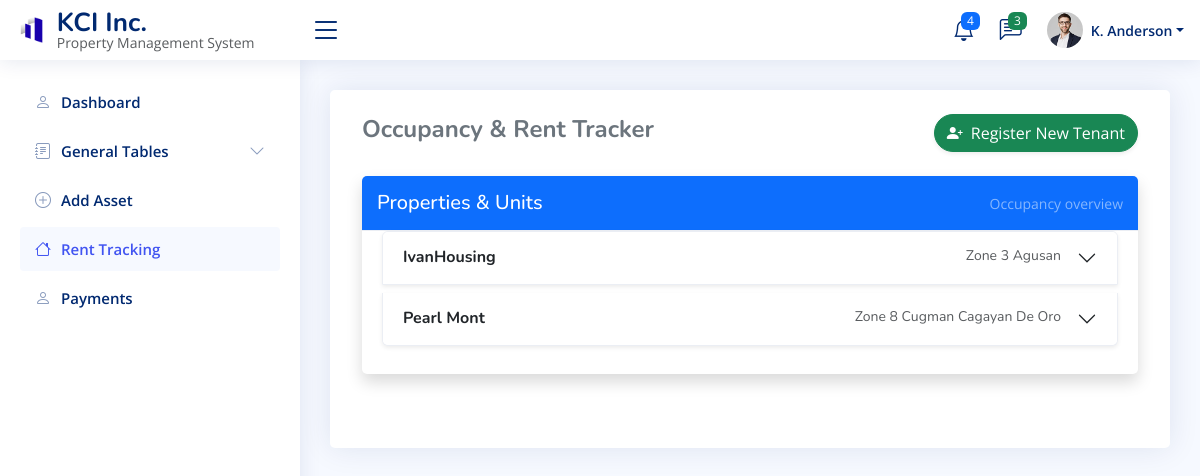
Before: /index.php?page=rent_tracking with the older database file.
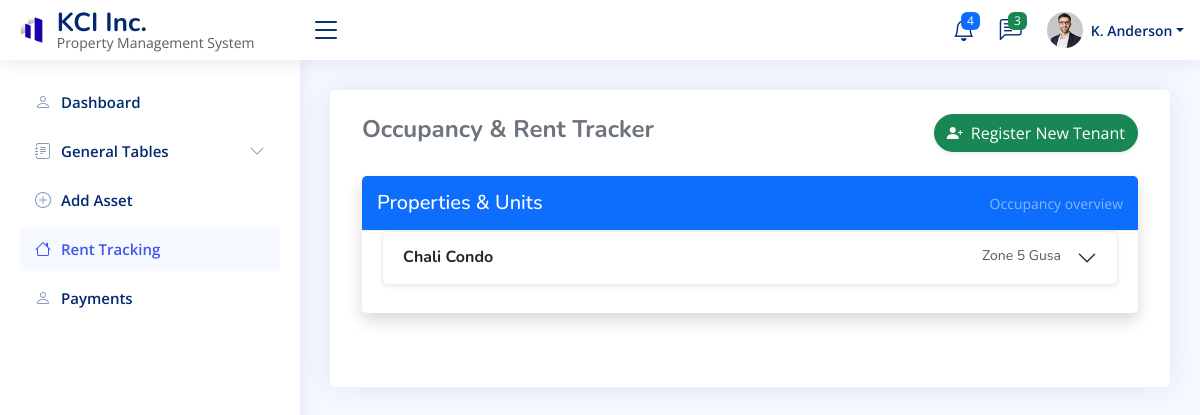
After: the same page with the newer database file.
### tables this page shows
CREATE TABLE `properties` (
  `property_id` int(11) NOT NULL,
  `owner_id` int(11) DEFAULT NULL,
  `property_name` varchar(100) DEFAULT NULL,
  `type` enum('Condominium','Boarding House','Rental Home') DEFAULT NULL,
  `address` varchar(255) DEFAULT NULL,
  `status` enum('available','unavailable','under maintenance','renovation') DEFAULT NULL,
  `created_at` timestamp NOT NULL DEFAULT current_timestamp(),
  `updated_at` timestamp NOT NULL DEFAULT current_timestamp() ON UPDATE current_timestamp()
);

### modules/rent_tracker.php (the view, shortened to what this page needs)
<?php
require_once "conn.php";
$properties = $conn->query("SELECT * FROM properties ORDER BY property_name ASC");
?>
<div class="container-fluid py-4">
    <div class="d-flex justify-content-between align-items-center mb-4">
        <h4 class="fw-bold text-secondary">Occupancy & Rent Tracker</h4>
        <button class="btn btn-success shadow-sm rounded-pill" data-bs-toggle="modal" data-bs-target="#regModal">
            <i class="bi bi-person-plus-fill me-1"></i> Register New Tenant
        </button>
    </div>
    <div class="card shadow">
        <div class="card-header bg-primary text-white d-flex justify-content-between align-items-center">
            <h5 class="mb-0">Properties & Units</h5>
            <small class="text-white-50">Occupancy overview</small>
        </div>
        <div class="card-body">
            <div class="accordion" id="propAccordion">
                <?php while ($p = $properties->fetch_assoc()): ?>
                    <div class="accordion-item mb-2 shadow-sm">
                        <h2 class="accordion-header">
                            <button class="accordion-button collapsed" type="button" data-bs-toggle="collapse"
                                data-bs-target="#collapse<?= $p['property_id'] ?>">
                                <div class="d-flex justify-content-between w-100 pe-3">
                                    <span>
                                        <strong><?= htmlspecialchars($p['property_name']) ?></strong>
                                    </span>
                                    <small class="text-muted"><?= htmlspecialchars($p['address']) ?></small>
                                </div>
                            </button>
                        </h2>
                    </div>
                <?php endwhile; ?>
            </div>
        </div>
    </div>
</div>

### index.php (shortened to what this page needs)
<?php
$page = isset($_GET['page']) ? $_GET['page'] : 'dashboard';
?>
<!DOCTYPE html>
<html lang="en">
<head>
  <link href="assets/vendor/bootstrap/css/bootstrap.min.css" rel="stylesheet">
  <link href="assets/vendor/bootstrap-icons/bootstrap-icons.css" rel="stylesheet">
  <link href="assets/vendor/boxicons/css/boxicons.min.css" rel="stylesheet">
  <link href="assets/vendor/quill/quill.snow.css" rel="stylesheet">
  <link href="assets/vendor/quill/quill.bubble.css" rel="stylesheet">
  <link href="assets/vendor/remixicon/remixicon.css" rel="stylesheet">
  <link href="assets/vendor/simple-datatables/style.css" rel="stylesheet">
  <link href="assets/css/style.css" rel="stylesheet">
</head>
<body>
  <header id="header" class="header fixed-top d-flex align-items-center">
    <div class="d-flex align-items-center justify-content-between">
      <a href="index.php?page=dashboard" class="logo d-flex align-items-center">
        <img src="assets/img/logo3.png" alt="">
        <div class="ms-2">
          <span class="d-none d-lg-block fw-bold">KCI Inc.</span>
          <small class="d-none d-lg-block text-muted">
            Property Management System
          </small>
        </div>
      </a>
      <i class="bi bi-list toggle-sidebar-btn"></i>
    </div>
    <nav class="header-nav ms-auto">
      <ul class="d-flex align-items-center">
        <li class="nav-item dropdown">
          <a class="nav-link nav-icon" href="#" data-bs-toggle="dropdown">
            <i class="bi bi-bell"></i>
            <span class="badge bg-primary badge-number">4</span>
          </a>
        </li>
        <li class="nav-item dropdown">
          <a class="nav-link nav-icon" href="#" data-bs-toggle="dropdown">
            <i class="bi bi-chat-left-text"></i>
            <span class="badge bg-success badge-number">3</span>
          </a>
        </li>
        <li class="nav-item dropdown pe-3">
          <a class="nav-link nav-profile d-flex align-items-center pe-0" href="#" data-bs-toggle="dropdown">
            <img src="assets/img/profile-img.jpg" alt="Profile" class="rounded-circle">
            <span class="d-none d-md-block dropdown-toggle ps-2">K. Anderson</span>
          </a>
  </header>
  <aside id="sidebar" class="sidebar">
    <ul class="sidebar-nav" id="sidebar-nav">
      <li class="nav-item">
        <a class="<?php echo ($page == 'dashboard') ? 'nav-link' : 'nav-link collapsed'; ?>"
          href="index.php?page=dashboard">
          <i class="bi bi-person"></i>
          <span>Dashboard</span>
        </a>
      </li>
      <li class="nav-item">
        <a class="nav-link collapsed" data-bs-target="#forms-nav" data-bs-toggle="collapse" href="#">
          <i class="bi bi-journal-text"></i><span>General Tables</span><i class="bi bi-chevron-down ms-auto"></i>
        </a>
      </li>
      <li class="nav-item">
        <a class="<?php echo ($page == 'add_asset') ? 'nav-link' : 'nav-link collapsed'; ?>"
          href="index.php?page=add_asset">
          <i class="bi bi-plus-circle"></i>
          <span>Add Asset</span>
        </a>
      </li>
      <li class="nav-item">
        <a class="<?php echo ($page == 'rent_tracking') ? 'nav-link' : 'nav-link collapsed'; ?>"
          href="index.php?page=rent_tracking">
          <i class="bi bi-house"></i>
          <span>Rent Tracking</span>
        </a>
      </li>
      <li class="nav-item">
        <a class="<?php echo ($page == 'payments') ? 'nav-link' : 'nav-link collapsed'; ?>"
          href="index.php?page=payments">
          <i class="bi bi-person"></i>
          <span>Payments</span>
        </a>
      </li>
    </ul>
  </aside>
  <main id="main" class="main">
    <section class="section">
      <div class="row">
        <div class="col-lg-12">
          <div class="card">
            <div class="card-body">
              <?php
              switch ($page) {
                case "rent_tracking":
                  include "modules/rent_tracker.php";
                  break;
              }
              ?>
            </div>
          </div>
        </div>
      </div>
    </section>
  </main>
</body>
</html>

### assets/css/style.css (style rules this page uses)
:root { scroll-behavior: smooth; }
body { font-family: "Open Sans", sans-serif; background: #f6f9ff; color: #444444; }
a { color: #4154f1; text-decoration: none; }
h1, h2, h3, h4, h5, h6 { font-family: "Nunito", sans-serif; }
#main { margin-top: 60px; padding: 20px 30px; transition: all 0.3s; }
.card { margin-bottom: 30px; border: none; border-radius: 5px; box-shadow: 0px 0 30px rgba(1, 41, 112, 0.1); }
.card-header, .card-footer { border-color: #ebeef4; background-color: #fff; color: #798eb3; padding: 15px; }
.card-body { padding: 0 20px 20px 20px; }
.accordion-item { border: 1px solid #ebeef4; }
.logo { line-height: 1; }
@media (min-width: 1200px) { .logo { width: 280px; } }
.logo img { max-height: 26px; margin-right: 6px; }
.logo span { font-size: 26px; font-weight: 700; color: #012970; font-family: "Nunito", sans-serif; }
.header { transition: all 0.5s; z-index: 997; height: 60px; box-shadow: 0px 2px 20px rgba(1, 41, 112, 0.1); background-color: #fff; padding-left: 20px; }
.header .toggle-sidebar-btn { font-size: 32px; padding-left: 10px; cursor: pointer; color: #012970; }
.header-nav ul { list-style: none; }
.header-nav>ul { margin: 0; padding: 0; }
.header-nav .nav-icon { font-size: 22px; color: #012970; margin-right: 25px; position: relative; }
.header-nav .nav-profile { color: #012970; }
.header-nav .nav-profile img { max-height: 36px; }
.header-nav .nav-profile span { font-size: 14px; font-weight: 600; }
.header-nav .badge-number { position: absolute; inset: -2px -5px auto auto; font-weight: normal; font-size: 12px; padding: 3px 6px; }
.sidebar { position: fixed; top: 60px; left: 0; bottom: 0; width: 300px; z-index: 996; transition: all 0.3s; padding: 20px; overflow-y: auto; scrollbar-width: thin; scrollbar-color: #aab7cf transparent; box-shadow: 0px 0px 20px rgba(1, 41, 112, 0.1); background-color: #fff; }
@media (min-width: 1200px) { #main, #footer { margin-left: 300px; } }
.sidebar-nav { padding: 0; margin: 0; list-style: none; }
.sidebar-nav li { padding: 0; margin: 0; list-style: none; }
.sidebar-nav .nav-item { margin-bottom: 5px; }
.sidebar-nav .nav-link { display: flex; align-items: center; font-size: 15px; font-weight: 600; color: #4154f1; transition: 0.3; background: #f6f9ff; padding: 10px 15px; border-radius: 4px; }
.sidebar-nav .nav-link i { font-size: 16px; margin-right: 10px; color: #4154f1; }
.sidebar-nav .nav-link.collapsed { color: #012970; background: #fff; }
.sidebar-nav .nav-link.collapsed i { color: #899bbd; }
.sidebar-nav .nav-link .bi-chevron-down { margin-right: 0; transition: transform 0.2s ease-in-out; }

Changed rows visible on the page:
removed properties: property_name "IvanHousing", address "Zone 3 Agusan"
removed properties: property_name "Pearl Mont", address "Zone 8 Cugman Cagayan De Oro"
added properties: property_name "Chali Condo", address "Zone 5 Gusa"
